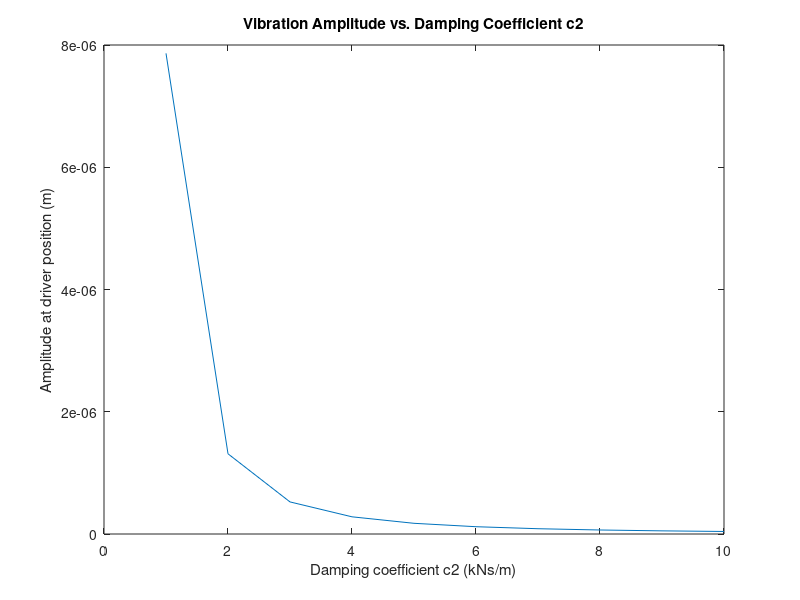

Write the MATLAB code that produced this figure.
% Define constants
c1 = 1000; % Example value for c1, you should replace it with the actual value
p = 0.5; % Example value for p, you should replace it with the actual value
L = 1; % Example value for L, you should replace it with the actual value
q = 0.5; % Example value for q, you should replace it with the actual value

% Damping coefficient range
c2_values = 1e3:1e3:10e3; % From 1 to 10 kNs/m

% Initialize result array
driver_position_amplitudes = zeros(size(c2_values));

for i = 1:length(c2_values)
    c2 = c2_values(i);
    c3 = c2; % c3 varies with c2

    % Damping matrix
    C = [c1 + c2, -c2, -c3, (1-p)*L*c2;
        -c2, c2, 0, -p*L*c2;
        -c3, 0, c3, -p*L*c3;
        (1-p)*L*c2, -p*L*c2, -p*L*c3, (p*L)^2*c2 + (1-p)*L*c3];
    
    % Solve for displacement amplitudes using matrix equation
    % This part requires solving for the displacement amplitude (z_hat)
    % For simplicity, let's assume f_hat is zero, and solve the system
    % numerically for the damping effect.
    % Note: You need to define the mass matrix M and stiffness matrix K
    % Example:
    M = [1, 0, 0, 0; 0, 1, 0, 0; 0, 0, 1, 0; 0, 0, 0, 1]; % Replace with actual mass matrix
    K = [2, -1, 0, 0; -1, 2, -1, 0; 0, -1, 2, -1; 0, 0, -1, 2]; % Replace with actual stiffness matrix
    omega = 2 * pi * 1; % Example value for angular frequency, replace with actual value
    f_hat = [1; 0; 0; 0]; % Example external force vector, replace with actual values
    
    % Solve the system (M*omega^2 + C*omega + K) * z_hat = f_hat
    A = -omega^2 * M + 1i * omega * C + K;
    z_hat = A \ f_hat;

    % Calculate the amplitude at the driver position
    Fz_hat = z_hat(1) - q * z_hat(4); % Driver position vertical motion
    driver_position_amplitudes(i) = abs(Fz_hat);
end

% Plot the results
figure;
plot(c2_values / 1e3, driver_position_amplitudes); % Convert to kNs/m
xlabel('Damping coefficient c2 (kNs/m)');
ylabel('Amplitude at driver position (m)');
title('Vibration Amplitude vs. Damping Coefficient c2');

% Find Optimal Damping Coefficient
optimal_c2_idx = find(driver_position_amplitudes <= 0.04, 1);
if ~isempty(optimal_c2_idx)
    optimal_c2 = c2_values(optimal_c2_idx);
    fprintf('The smallest damping coefficient c2 such that the amplitude at the driver position does not exceed 4 cm is %.2f kNs/m\n', optimal_c2 / 1e3);
else
    fprintf('No damping coefficient c2 found such that the amplitude at the driver position does not exceed 4 cm.\n');
end